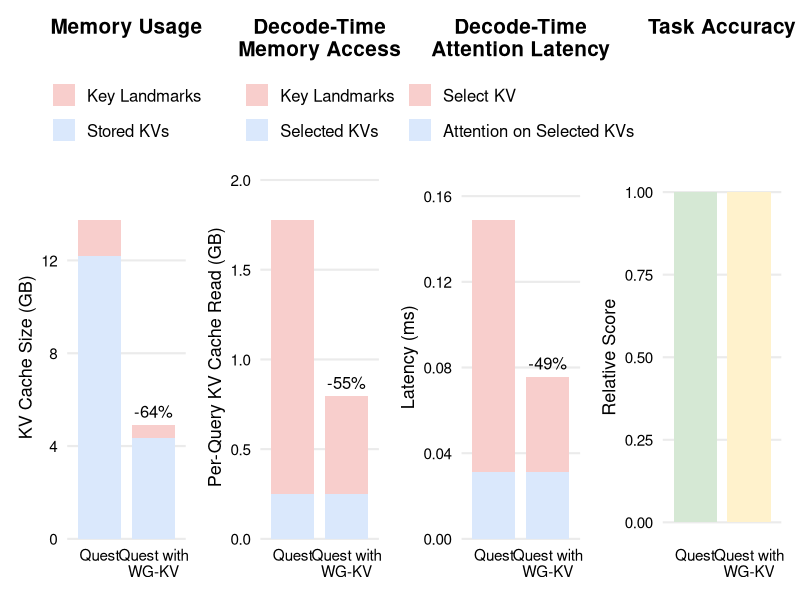

This figure's R source:
library(tidyverse)
library(patchwork)

num_kv_heads <- 8
num_hidden_layers <- 32
bytes_per_token <- 256

memory_usage_scale <- num_kv_heads * num_hidden_layers * bytes_per_token / 1024 / 1024 / 1024
memory_access_scale <- num_kv_heads * num_hidden_layers * bytes_per_token / 1024 / 1024 / 1024

data <- read_csv("data/integration_new.csv", show_col_types = FALSE) %>%
  mutate(method = fct_inorder(method))

make_stacked_plot <- function(data, title, bottom_col, top_col, y_label, legend_labels, value_scale = 1) {
  plot_data <- data %>%
    select(method, bottom = {{ bottom_col }}, top = {{ top_col }}) %>%
    pivot_longer(
      cols = c(bottom, top),
      names_to = "component",
      values_to = "value"
    ) %>%
    mutate(
      component = factor(component, levels = c("bottom", "top")),
      value = value * value_scale
    )

  reduction_labels <- plot_data %>%
    group_by(method) %>%
    summarise(total_value = sum(value), .groups = "drop") %>%
    mutate(
      baseline_value = total_value[method == "Quest"][1],
      reduction = (total_value - baseline_value) / baseline_value,
      label = if_else(
        method == "Quest with WG-KV" & is.finite(reduction),
        scales::label_percent(accuracy = 1)(reduction),
        ""
      )
    )

  ggplot(plot_data, aes(x = method, y = value, fill = component)) +
    geom_col(width = 0.8, position = position_stack(reverse = TRUE)) +
    geom_text(
      data = reduction_labels,
      aes(x = method, y = total_value, label = label),
      vjust = -0.6,
      size = 4.2,
      colour = "black",
      inherit.aes = FALSE
    ) +
    scale_fill_manual(
      breaks = c("top", "bottom"),
      labels = legend_labels,
      values = c(
        "bottom" = "#DAE8FC",
        "top" = "#F8CECC"
      )
    ) +
    scale_x_discrete(labels = \(x) str_wrap(x, width = 14)) +
    scale_y_continuous(
      labels = scales::label_comma(),
      expand = expansion(mult = c(0, 0.14))
    ) +
    guides(
      fill = guide_legend(reverse = FALSE, nrow = 2, byrow = TRUE)
    ) +
    labs(
      title = title,
      x = NULL,
      y = y_label,
      fill = NULL
    ) +
    coord_cartesian(clip = "off") +
    theme_minimal(base_size = 16) +
    theme(
      plot.title = element_text(size = 15, hjust = 0.5, face = "bold"),
      axis.title.x = element_text(size = 13, colour = "black"),
      axis.title.y = element_text(size = 13, colour = "black"),
      axis.text.x = element_text(size = 11, colour = "black"),
      axis.text.y = element_text(size = 11, colour = "black"),
      legend.position = "top",
      legend.text = element_text(size = 12),
      panel.grid.minor = element_blank(),
      panel.grid.major.x = element_blank()
    )
}

memory_usage_plot <- make_stacked_plot(
  data = data,
  title = "Memory Usage",
  bottom_col = stored_kvs,
  top_col = key_landmarks,
  y_label = "KV Cache Size (GB)",
  legend_labels = c("Key Landmarks", "Stored KVs"),
  value_scale = memory_usage_scale
)

memory_access_plot <- make_stacked_plot(
  data = data,
  title = "Decode-Time\nMemory Access",
  bottom_col = selected_kvs,
  top_col = key_landmarks,
  y_label = "Per-Query KV Cache Read (GB)",
  legend_labels = c("Key Landmarks", "Selected KVs"),
  value_scale = memory_access_scale
)

attention_latency_plot <- make_stacked_plot(
  data = data,
  title = "Decode-Time\nAttention Latency",
  bottom_col = attention_time,
  top_col = select_time,
  y_label = "Latency (ms)",
  legend_labels = c("Select KV", "Attention on Selected KVs")
)

task_accuracy_plot <- ggplot(data, aes(x = method, y = score, fill = method)) +
  geom_col(width = 0.8) +
  scale_fill_manual(
    values = c(
      "Quest" = "#D5E8D4",
      "Quest with WG-KV" = "#FFF2CC"
    ),
    guide = "none"
  ) +
  scale_x_discrete(labels = \(x) str_wrap(x, width = 14)) +
  labs(
    title = "Task Accuracy",
    x = NULL,
    y = "Relative Score"
  ) +
  theme_minimal(base_size = 16) +
  theme(
    plot.title = element_text(size = 15, hjust = 0.5, face = "bold"),
    axis.title.x = element_text(size = 13, colour = "black"),
    axis.title.y = element_text(size = 13, colour = "black"),
    axis.text.x = element_text(size = 11, colour = "black"),
    axis.text.y = element_text(size = 11, colour = "black"),
    panel.grid.minor = element_blank(),
    panel.grid.major.x = element_blank()
  )

fig <- memory_usage_plot + memory_access_plot +
  attention_latency_plot + task_accuracy_plot +
  plot_layout(ncol = 4)

ggsave("integration_new.pdf", fig, width = 9, height = 4.2, units = "in")
